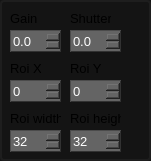
  <widget class="QFrame" name="frame_3">
   <property name="geometry">
    <rect>
     <x>10</x>
     <y>550</y>
     <width>151</width>
     <height>161</height>
    </rect>
   </property>
   <property name="styleSheet">
    <string notr="true">QFrame {
border: 2px solid rgb(30,30,30);
border-radius: 4px;
background-color: rgb(20, 20, 20);
}
QLabel {
border: 0px;
}
</string>
   </property>
   <property name="frameShape">
    <enum>QFrame::StyledPanel</enum>
   </property>
   <property name="frameShadow">
    <enum>QFrame::Raised</enum>
   </property>
   <widget class="QSpinBox" name="spinBox_fish_camera_set_roi_y">
    <property name="geometry">
     <rect>
      <x>70</x>
      <y>80</y>
      <width>51</width>
      <height>22</height>
     </rect>
    </property>
    <property name="font">
     <font>
      <pointsize>10</pointsize>
     </font>
    </property>
    <property name="styleSheet">
     <string notr="true">background-color: rgb(100, 100, 100); color:white; border-style: outset; border-width: 1px;  border-color: rgb(50, 50, 50);</string>
    </property>
    <property name="maximum">
     <number>2047</number>
    </property>
   </widget>
   <widget class="QLabel" name="label_14">
    <property name="geometry">
     <rect>
      <x>10</x>
      <y>10</y>
      <width>31</width>
      <height>16</height>
     </rect>
    </property>
    <property name="font">
     <font>
      <pointsize>10</pointsize>
     </font>
    </property>
    <property name="text">
     <string>Gain</string>
    </property>
   </widget>
   <widget class="QSpinBox" name="spinBox_fish_camera_set_roi_width">
    <property name="geometry">
     <rect>
      <x>10</x>
      <y>130</y>
      <width>51</width>
      <height>22</height>
     </rect>
    </property>
    <property name="font">
     <font>
      <pointsize>10</pointsize>
     </font>
    </property>
    <property name="styleSheet">
     <string notr="true">background-color: rgb(100, 100, 100); color:white; border-style: outset; border-width: 1px;  border-color: rgb(50, 50, 50);</string>
    </property>
    <property name="minimum">
     <number>32</number>
    </property>
    <property name="maximum">
     <number>2048</number>
    </property>
   </widget>
   <widget class="QLabel" name="label_10">
    <property name="geometry">
     <rect>
      <x>70</x>
      <y>10</y>
      <width>41</width>
      <height>16</height>
     </rect>
    </property>
    <property name="font">
     <font>
      <pointsize>10</pointsize>
     </font>
    </property>
    <property name="text">
     <string>Shutter</string>
    </property>
   </widget>
   <widget class="QLabel" name="label_15">
    <property name="geometry">
     <rect>
      <x>10</x>
      <y>110</y>
      <width>51</width>
      <height>16</height>
     </rect>
    </property>
    <property name="font">
     <font>
      <pointsize>10</pointsize>
     </font>
    </property>
    <property name="text">
     <string>Roi width</string>
    </property>
   </widget>
   <widget class="QLabel" name="label_16">
    <property name="geometry">
     <rect>
      <x>70</x>
      <y>110</y>
      <width>51</width>
      <height>16</height>
     </rect>
    </property>
    <property name="font">
     <font>
      <pointsize>10</pointsize>
     </font>
    </property>
    <property name="text">
     <string>Roi height</string>
    </property>
   </widget>
   <widget class="QSpinBox" name="spinBox_fish_camera_set_roi_x">
    <property name="geometry">
     <rect>
      <x>10</x>
      <y>80</y>
      <width>51</width>
      <height>22</height>
     </rect>
    </property>
    <property name="font">
     <font>
      <pointsize>10</pointsize>
     </font>
    </property>
    <property name="styleSheet">
     <string notr="true">background-color: rgb(100, 100, 100); color:white; border-style: outset; border-width: 1px;  border-color: rgb(50, 50, 50);</string>
    </property>
    <property name="maximum">
     <number>2047</number>
    </property>
   </widget>
   <widget class="QLabel" name="label_11">
    <property name="geometry">
     <rect>
      <x>70</x>
      <y>60</y>
      <width>31</width>
      <height>16</height>
     </rect>
    </property>
    <property name="font">
     <font>
      <pointsize>10</pointsize>
     </font>
    </property>
    <property name="text">
     <string>Roi Y</string>
    </property>
   </widget>
   <widget class="QLabel" name="label_13">
    <property name="geometry">
     <rect>
      <x>10</x>
      <y>60</y>
      <width>31</width>
      <height>16</height>
     </rect>
    </property>
    <property name="font">
     <font>
      <pointsize>10</pointsize>
     </font>
    </property>
    <property name="text">
     <string>Roi X</string>
    </property>
   </widget>
   <widget class="QDoubleSpinBox" name="doubleSpinBox_fish_camera_set_shutter">
    <property name="geometry">
     <rect>
      <x>70</x>
      <y>30</y>
      <width>51</width>
      <height>22</height>
     </rect>
    </property>
    <property name="font">
     <font>
      <pointsize>10</pointsize>
     </font>
    </property>
    <property name="styleSheet">
     <string notr="true">background-color: rgb(100, 100, 100); color:white; border-style: outset; border-width: 1px;  border-color: rgb(50, 50, 50);</string>
    </property>
    <property name="decimals">
     <number>1</number>
    </property>
    <property name="singleStep">
     <double>0.100000000000000</double>
    </property>
   </widget>
   <widget class="QDoubleSpinBox" name="doubleSpinBox_fish_camera_set_gain">
    <property name="geometry">
     <rect>
      <x>10</x>
      <y>30</y>
      <width>51</width>
      <height>22</height>
     </rect>
    </property>
    <property name="font">
     <font>
      <pointsize>10</pointsize>
     </font>
    </property>
    <property name="styleSheet">
     <string notr="true">background-color: rgb(100, 100, 100); color:white; border-style: outset; border-width: 1px;  border-color: rgb(50, 50, 50);</string>
    </property>
    <property name="decimals">
     <number>1</number>
    </property>
    <property name="singleStep">
     <double>0.100000000000000</double>
    </property>
   </widget>
   <widget class="QSpinBox" name="spinBox_fish_camera_set_roi_height">
    <property name="geometry">
     <rect>
      <x>70</x>
      <y>130</y>
      <width>51</width>
      <height>22</height>
     </rect>
    </property>
    <property name="font">
     <font>
      <pointsize>10</pointsize>
     </font>
    </property>
    <property name="styleSheet">
     <string notr="true">background-color: rgb(100, 100, 100); color:white; border-style: outset; border-width: 1px;  border-color: rgb(50, 50, 50);</string>
    </property>
    <property name="minimum">
     <number>32</number>
    </property>
    <property name="maximum">
     <number>2048</number>
    </property>
   </widget>
  </widget>
